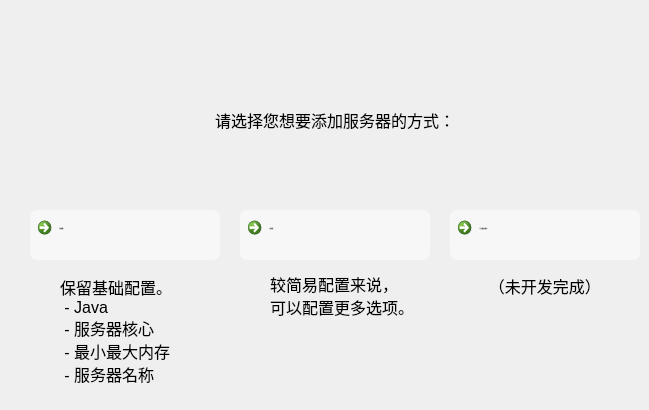
      <widget class="QWidget" name="LeadCPage">
       <widget class="QLabel" name="LeadConfigTip1">
        <property name="geometry">
         <rect>
          <x>215</x>
          <y>100</y>
          <width>240</width>
          <height>40</height>
         </rect>
        </property>
        <property name="font">
         <font>
          <family>Microsoft YaHei UI</family>
          <pointsize>12</pointsize>
         </font>
        </property>
        <property name="autoFillBackground">
         <bool>false</bool>
        </property>
        <property name="styleSheet">
         <string notr="true"/>
        </property>
        <property name="text">
         <string>请选择您想要添加服务器的方式：</string>
        </property>
       </widget>
       <widget class="QCommandLinkButton" name="NoobAddServer">
        <property name="geometry">
         <rect>
          <x>30</x>
          <y>210</y>
          <width>190</width>
          <height>50</height>
         </rect>
        </property>
        <property name="minimumSize">
         <size>
          <width>190</width>
          <height>50</height>
         </size>
        </property>
        <property name="maximumSize">
         <size>
          <width>190</width>
          <height>50</height>
         </size>
        </property>
        <property name="font">
         <font>
          <family>Microsoft YaHei UI</family>
          <pointsize>-1</pointsize>
          <weight>50</weight>
          <italic>false</italic>
          <bold>false</bold>
         </font>
        </property>
        <property name="cursor">
         <cursorShape>PointingHandCursor</cursorShape>
        </property>
        <property name="autoFillBackground">
         <bool>false</bool>
        </property>
        <property name="styleSheet">
         <string notr="true">QPushButton
{
	background-color: rgb(247, 247, 247);
	border-radius: 7px;
	font: 14px 'Microsoft YaHei UI';
}
QPushButton:hover
{
	background-color: rgb(230, 230, 230);
	border-radius: 7px;
}
QPushButton:pressed
{
	background-color: rgb(225, 225, 225);
	border-radius: 7px;
}</string>
        </property>
        <property name="text">
         <string>  简易配置</string>
        </property>
        <property name="icon">
         <iconset resource="../Icons/MCSL2_Icon.qrc">
          <normaloff>:/MCSL2_Icon/QuickStart.svg</normaloff>
          <normalon>:/MCSL2_Icon/QuickStart.svg</normalon>
          <disabledoff>:/MCSL2_Icon/QuickStart.svg</disabledoff>
          <disabledon>:/MCSL2_Icon/QuickStart.svg</disabledon>
          <activeoff>:/MCSL2_Icon/QuickStart.svg</activeoff>
          <activeon>:/MCSL2_Icon/QuickStart.svg</activeon>
          <selectedoff>:/MCSL2_Icon/QuickStart.svg</selectedoff>
          <selectedon>:/MCSL2_Icon/QuickStart.svg</selectedon>:/MCSL2_Icon/QuickStart.svg</iconset>
        </property>
        <property name="iconSize">
         <size>
          <width>30</width>
          <height>30</height>
         </size>
        </property>
        <property name="checkable">
         <bool>true</bool>
        </property>
        <property name="checked">
         <bool>false</bool>
        </property>
        <property name="autoDefault">
         <bool>true</bool>
        </property>
        <property name="default">
         <bool>true</bool>
        </property>
        <property name="description">
         <string/>
        </property>
       </widget>
       <widget class="QCommandLinkButton" name="ExAddServer">
        <property name="geometry">
         <rect>
          <x>240</x>
          <y>210</y>
          <width>190</width>
          <height>50</height>
         </rect>
        </property>
        <property name="minimumSize">
         <size>
          <width>190</width>
          <height>50</height>
         </size>
        </property>
        <property name="maximumSize">
         <size>
          <width>190</width>
          <height>50</height>
         </size>
        </property>
        <property name="font">
         <font>
          <family>Microsoft YaHei UI</family>
          <pointsize>-1</pointsize>
          <weight>50</weight>
          <italic>false</italic>
          <bold>false</bold>
         </font>
        </property>
        <property name="cursor">
         <cursorShape>PointingHandCursor</cursorShape>
        </property>
        <property name="autoFillBackground">
         <bool>false</bool>
        </property>
        <property name="styleSheet">
         <string notr="true">QPushButton
{
	background-color: rgb(247, 247, 247);
	border-radius: 7px;
	font: 14px 'Microsoft YaHei UI';
}
QPushButton:hover
{
	background-color: rgb(230, 230, 230);
	border-radius: 7px;
}
QPushButton:pressed
{
	background-color: rgb(225, 225, 225);
	border-radius: 7px;
}</string>
        </property>
        <property name="text">
         <string>  进阶模式</string>
        </property>
        <property name="icon">
         <iconset resource="../Icons/MCSL2_Icon.qrc">
          <normaloff>:/MCSL2_Icon/Add.svg</normaloff>
          <normalon>:/MCSL2_Icon/Add.svg</normalon>
          <disabledoff>:/MCSL2_Icon/Add.svg</disabledoff>
          <disabledon>:/MCSL2_Icon/Add.svg</disabledon>
          <activeoff>:/MCSL2_Icon/Add.svg</activeoff>
          <activeon>:/MCSL2_Icon/Add.svg</activeon>
          <selectedoff>:/MCSL2_Icon/Add.svg</selectedoff>
          <selectedon>:/MCSL2_Icon/Add.svg</selectedon>:/MCSL2_Icon/Add.svg</iconset>
        </property>
        <property name="iconSize">
         <size>
          <width>30</width>
          <height>30</height>
         </size>
        </property>
        <property name="checkable">
         <bool>true</bool>
        </property>
        <property name="checked">
         <bool>false</bool>
        </property>
        <property name="autoDefault">
         <bool>true</bool>
        </property>
        <property name="default">
         <bool>true</bool>
        </property>
        <property name="description">
         <string/>
        </property>
       </widget>
       <widget class="QCommandLinkButton" name="ImportServer">
        <property name="geometry">
         <rect>
          <x>450</x>
          <y>210</y>
          <width>190</width>
          <height>50</height>
         </rect>
        </property>
        <property name="minimumSize">
         <size>
          <width>190</width>
          <height>50</height>
         </size>
        </property>
        <property name="maximumSize">
         <size>
          <width>190</width>
          <height>50</height>
         </size>
        </property>
        <property name="font">
         <font>
          <family>Microsoft YaHei UI</family>
          <pointsize>-1</pointsize>
          <weight>50</weight>
          <italic>false</italic>
          <bold>false</bold>
         </font>
        </property>
        <property name="cursor">
         <cursorShape>PointingHandCursor</cursorShape>
        </property>
        <property name="autoFillBackground">
         <bool>false</bool>
        </property>
        <property name="styleSheet">
         <string notr="true">QPushButton
{
	background-color: rgb(247, 247, 247);
	border-radius: 7px;
	font: 14px 'Microsoft YaHei UI';
}
QPushButton:hover
{
	background-color: rgb(230, 230, 230);
	border-radius: 7px;
}
QPushButton:pressed
{
	background-color: rgb(225, 225, 225);
	border-radius: 7px;
}</string>
        </property>
        <property name="text">
         <string>  导入服务器压缩包</string>
        </property>
        <property name="icon">
         <iconset resource="../Icons/MCSL2_Icon.qrc">
          <normaloff>:/MCSL2_Icon/Import.svg</normaloff>
          <normalon>:/MCSL2_Icon/Import.svg</normalon>
          <disabledoff>:/MCSL2_Icon/Import.svg</disabledoff>
          <disabledon>:/MCSL2_Icon/Import.svg</disabledon>
          <activeoff>:/MCSL2_Icon/Import.svg</activeoff>
          <activeon>:/MCSL2_Icon/Import.svg</activeon>
          <selectedoff>:/MCSL2_Icon/Import.svg</selectedoff>
          <selectedon>:/MCSL2_Icon/Import.svg</selectedon>:/MCSL2_Icon/Import.svg</iconset>
        </property>
        <property name="iconSize">
         <size>
          <width>30</width>
          <height>30</height>
         </size>
        </property>
        <property name="checkable">
         <bool>false</bool>
        </property>
        <property name="checked">
         <bool>false</bool>
        </property>
        <property name="autoDefault">
         <bool>true</bool>
        </property>
        <property name="default">
         <bool>true</bool>
        </property>
        <property name="description">
         <string/>
        </property>
       </widget>
       <widget class="QLabel" name="LeadConfigTip2">
        <property name="geometry">
         <rect>
          <x>60</x>
          <y>260</y>
          <width>131</width>
          <height>141</height>
         </rect>
        </property>
        <property name="font">
         <font>
          <family>Microsoft YaHei UI</family>
          <pointsize>12</pointsize>
         </font>
        </property>
        <property name="autoFillBackground">
         <bool>false</bool>
        </property>
        <property name="styleSheet">
         <string notr="true"/>
        </property>
        <property name="text">
         <string>保留基础配置。
 - Java
 - 服务器核心
 - 最小最大内存
 - 服务器名称</string>
        </property>
        <property name="textFormat">
         <enum>Qt::AutoText</enum>
        </property>
        <property name="alignment">
         <set>Qt::AlignJustify|Qt::AlignVCenter</set>
        </property>
       </widget>
       <widget class="QLabel" name="LeadConfigTip2_2">
        <property name="geometry">
         <rect>
          <x>270</x>
          <y>260</y>
          <width>141</width>
          <height>71</height>
         </rect>
        </property>
        <property name="font">
         <font>
          <family>Microsoft YaHei UI</family>
          <pointsize>12</pointsize>
         </font>
        </property>
        <property name="autoFillBackground">
         <bool>false</bool>
        </property>
        <property name="styleSheet">
         <string notr="true"/>
        </property>
        <property name="text">
         <string>较简易配置来说，
可以配置更多选项。</string>
        </property>
        <property name="textFormat">
         <enum>Qt::AutoText</enum>
        </property>
        <property name="alignment">
         <set>Qt::AlignJustify|Qt::AlignVCenter</set>
        </property>
       </widget>
       <widget class="QLabel" name="LeadConfigTip2_3">
        <property name="geometry">
         <rect>
          <x>480</x>
          <y>260</y>
          <width>141</width>
          <height>51</height>
         </rect>
        </property>
        <property name="font">
         <font>
          <family>Microsoft YaHei UI</family>
          <pointsize>12</pointsize>
         </font>
        </property>
        <property name="autoFillBackground">
         <bool>false</bool>
        </property>
        <property name="styleSheet">
         <string notr="true"/>
        </property>
        <property name="text">
         <string>  （未开发完成）</string>
        </property>
        <property name="textFormat">
         <enum>Qt::AutoText</enum>
        </property>
        <property name="alignment">
         <set>Qt::AlignJustify|Qt::AlignVCenter</set>
        </property>
       </widget>
      </widget>
